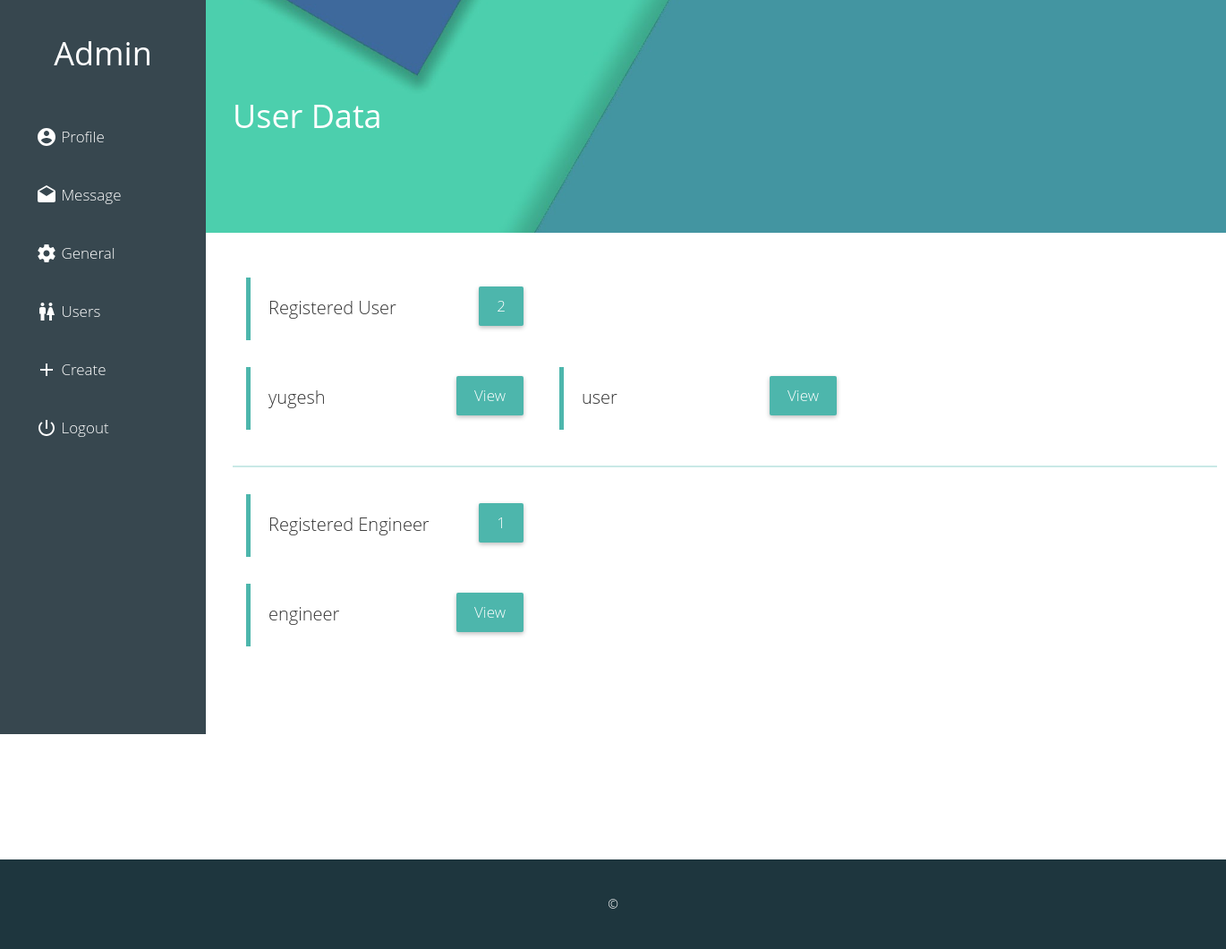
Page /admin/users.php (signed in) on the committed database.
### tables this page shows
CREATE TABLE `circle` (
  `id` int(11) NOT NULL,
  `name` varchar(20) NOT NULL,
  `username` varchar(20) NOT NULL,
  `email` varchar(30) NOT NULL,
  `password` varchar(20) NOT NULL,
  `date` date NOT NULL
);

CREATE TABLE `dummy` (
  `id` int(11) NOT NULL,
  `name` varchar(20) NOT NULL,
  `user_name` varchar(20) NOT NULL,
  `email` varchar(170) NOT NULL,
  `post` varchar(50) NOT NULL,
  `password` varchar(20) NOT NULL,
  `time` timestamp NOT NULL DEFAULT CURRENT_TIMESTAMP ON UPDATE CURRENT_TIMESTAMP
);

### admin/users.php (the view, shortened to what this page needs)
<!DOCTYPE html>
<html>
  <head>
    <link rel="stylesheet" href="../files/css/bootstrap.css">
    <link rel="stylesheet" href="../files/css/custom.css">
  </head>
  <body>
  <?php require 'nav.php'; ?>
  <div class="animated fadeIn">
  <div class="cover main">
    <h1>User Data</h1>
  </div>
    <div class="div">
        <div class="col-lg-12 ">
          <?php
            $result = mysql_query("SELECT * FROM `circle`");
            $num_rows = mysql_num_rows($result);
          ?>
              <div class='admin-data'>
                Registered User
                <span class='button view' href=''><?php echo "$num_rows";?></a>
              </div><br><br><br><br><br>
          <?php
            $db=mysql_query("SELECT * FROM `circle` ");
            while($data=mysql_fetch_array($db)) {
            echo"<div class='admin-data'>";
            echo $data['name'];
            echo "<a class='button view' href='user_data.php?id=$data[id]'>View</a>";
            echo "</div>";
           }
          ?>
        </div>
        <div class="baro"></div>
          <div class="col-lg-12 ">
            <?php $result = mysql_query("SELECT * FROM `dummy`");
              $num_rows = mysql_num_rows($result);
            ?>
                <div class='admin-data'>
                  Registered Engineer
                  <span class='button view' href=''><?php echo "$num_rows";?></a>
                </div><br><br><br><br><br>
            <?php
              $db=mysql_query("SELECT * FROM `dummy` ");
              while($data=mysql_fetch_array($db)) {
              echo"<div class='admin-data'>";
              echo $data['name'];
              echo "<a class='button view' href='user-engineer.php?id=$data[id]'>View</a>";
              echo "</div>";
             }
            ?>
          </div>
        </div>
    </div>
      <footer>
            <br><br>&copy
      </footer>
  </body>
</html>

### files/css/custom.css (style rules this page uses)
body { font-family:"Gotham A", Gotham, "Gotham SSm A", "Gotham SSm B", "Gotham SSm", "Proxima Nova", "Open Sans", "Helvetica Neue", Helvetica, Arial, sans-serif; font-weight: lighter; }
a,a:hover,a:focus,a:visited { color:#4db6ac; text-decoration: none!important; outline: 0px!important; }
a:-webkit-any-link { text-decoration: none;!important }
.cover { width:100%; height: 260px; background: #4db6ac url('../img/hhh.png'); background-position: center center; background-size: cover; position: relative; float: left; z-index: 999; color: #fff; }
.main { padding-top: 90px; padding-left: 260px; padding-right: 30px; color:#fff; }
.div { width:1100px; min-height: 700px;; padding-top: 20px; background: #fff; position: relative; float: left; left: 230px; }
.button { position: relative; top: 20px; padding: 15px 40px; color: #fff!important; border-radius: 2px; box-shadow: 0 2px 5px rgba(0,0,0,.26); font-size: 17px; }
.admin-data { width:320px; height:70px; border-left:5px solid #4db6ac; background: #fff; -webkit-transition: 0.3s; transition: 0.3s; position: relative; float: left; left: 30px; margin-right: 30px; margin-top: 30px; padding: 20px 10px 14px 20px; font-size: 20px; }
.view { background:#4db6ac; float: right; padding: 10px 20px; margin-top: -30px; }
.baro { width: 100%; height: 2px; background: #4db6ac; position: relative; float: left; top: 20px; left: 30px; margin-bottom: 20px; margin-top: 20px; opacity: 0.3; }
footer { width: 100%; height: 100px; background: #1e363e; position: relative; float: left; text-align: center; color: #fff; }
.animated { animation-duration: 1s; animation-fill-mode: both; }
.fadeIn { animation-name: fadeIn; }

### rows in the picture
circle: name "yugesh"
circle: name "user"
dummy: name "engineer"

### other values in the picture
$num_rows "2"
$num_rows "1"
